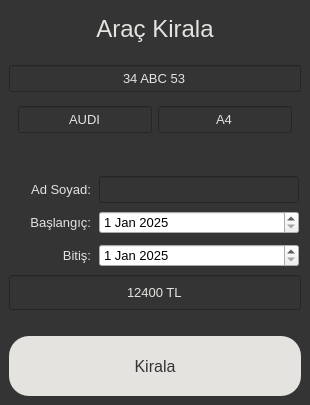
<?xml version="1.0" encoding="UTF-8"?>
<ui version="4.0">
 <class>MainWindow</class>
 <widget class="QMainWindow" name="MainWindow">
  <property name="geometry">
   <rect>
    <x>0</x>
    <y>0</y>
    <width>310</width>
    <height>405</height>
   </rect>
  </property>
  <property name="minimumSize">
   <size>
    <width>310</width>
    <height>405</height>
   </size>
  </property>
  <property name="maximumSize">
   <size>
    <width>310</width>
    <height>405</height>
   </size>
  </property>
  <property name="windowTitle">
   <string>Rent Page</string>
  </property>
  <property name="styleSheet">
   <string notr="true">* {
    selection-background-color: #343434;   /* Seçim arkası */
    selection-color: #e4e3e0;              /* Seçili metnin rengi */
}

#centralwidget{
background-color: #343434
}
QPushButton{
color: #343434;
background-color: #e4e3e0;
border-radius: 20px;   /* Yuvarlamayı artır */
}
QLabel{
color:#e4e3e0;
}
QLineEdit{
color: #e4e3e0;
background-color: #343434;
selection-background-color: #343434;   /* Seçim arkası */
selection-color: #e4e3e0;              /* Seçili metnin rengi */
}
QSpinBox{
	background-color: #343434;
	color: #e4e3e0;
	selection-background-color: #e4e3e0;
    selection-color: #343434;
}

#lineEdit_adKirala{
	selection-background-color: #e4e3e0;
    selection-color: #343434;
}

QMessageBox QLabel{
color: #000000
}
QMessageBox QPushButton {
    border: 1px solid #000000;
    border-radius: 4px;
    padding: 4px 12px;
}</string>
  </property>
  <widget class="QWidget" name="centralwidget">
   <layout class="QVBoxLayout" name="verticalLayout">
    <item>
     <widget class="QLabel" name="label_11">
      <property name="sizePolicy">
       <sizepolicy hsizetype="Preferred" vsizetype="Fixed">
        <horstretch>0</horstretch>
        <verstretch>0</verstretch>
       </sizepolicy>
      </property>
      <property name="minimumSize">
       <size>
        <width>100</width>
        <height>40</height>
       </size>
      </property>
      <property name="font">
       <font>
        <pointsize>18</pointsize>
       </font>
      </property>
      <property name="text">
       <string>Araç Kirala</string>
      </property>
      <property name="alignment">
       <set>Qt::AlignCenter</set>
      </property>
     </widget>
    </item>
    <item>
     <spacer name="verticalSpacer_3">
      <property name="orientation">
       <enum>Qt::Vertical</enum>
      </property>
      <property name="sizeType">
       <enum>QSizePolicy::Minimum</enum>
      </property>
      <property name="sizeHint" stdset="0">
       <size>
        <width>20</width>
        <height>10</height>
       </size>
      </property>
     </spacer>
    </item>
    <item>
     <widget class="QLineEdit" name="lineEdit_plakaKirala">
      <property name="enabled">
       <bool>true</bool>
      </property>
      <property name="sizePolicy">
       <sizepolicy hsizetype="Preferred" vsizetype="Fixed">
        <horstretch>0</horstretch>
        <verstretch>0</verstretch>
       </sizepolicy>
      </property>
      <property name="minimumSize">
       <size>
        <width>100</width>
        <height>27</height>
       </size>
      </property>
      <property name="maximumSize">
       <size>
        <width>400</width>
        <height>16777215</height>
       </size>
      </property>
      <property name="font">
       <font>
        <pointsize>10</pointsize>
       </font>
      </property>
      <property name="layoutDirection">
       <enum>Qt::LeftToRight</enum>
      </property>
      <property name="text">
       <string>34 ABC 53</string>
      </property>
      <property name="alignment">
       <set>Qt::AlignCenter</set>
      </property>
      <property name="readOnly">
       <bool>true</bool>
      </property>
     </widget>
    </item>
    <item>
     <widget class="QWidget" name="widget" native="true">
      <property name="sizePolicy">
       <sizepolicy hsizetype="Preferred" vsizetype="Minimum">
        <horstretch>0</horstretch>
        <verstretch>0</verstretch>
       </sizepolicy>
      </property>
      <property name="minimumSize">
       <size>
        <width>0</width>
        <height>30</height>
       </size>
      </property>
      <layout class="QHBoxLayout" name="horizontalLayout">
       <property name="topMargin">
        <number>2</number>
       </property>
       <property name="bottomMargin">
        <number>30</number>
       </property>
       <item>
        <widget class="QLineEdit" name="lineEdit_markaKirala">
         <property name="enabled">
          <bool>true</bool>
         </property>
         <property name="sizePolicy">
          <sizepolicy hsizetype="Fixed" vsizetype="Fixed">
           <horstretch>0</horstretch>
           <verstretch>0</verstretch>
          </sizepolicy>
         </property>
         <property name="minimumSize">
          <size>
           <width>100</width>
           <height>27</height>
          </size>
         </property>
         <property name="maximumSize">
          <size>
           <width>200</width>
           <height>16777215</height>
          </size>
         </property>
         <property name="font">
          <font>
           <pointsize>10</pointsize>
          </font>
         </property>
         <property name="text">
          <string>AUDI</string>
         </property>
         <property name="alignment">
          <set>Qt::AlignCenter</set>
         </property>
         <property name="readOnly">
          <bool>true</bool>
         </property>
        </widget>
       </item>
       <item>
        <widget class="QLineEdit" name="lineEdit_modelKirala">
         <property name="enabled">
          <bool>true</bool>
         </property>
         <property name="sizePolicy">
          <sizepolicy hsizetype="Fixed" vsizetype="Fixed">
           <horstretch>0</horstretch>
           <verstretch>0</verstretch>
          </sizepolicy>
         </property>
         <property name="minimumSize">
          <size>
           <width>100</width>
           <height>27</height>
          </size>
         </property>
         <property name="maximumSize">
          <size>
           <width>200</width>
           <height>16777215</height>
          </size>
         </property>
         <property name="font">
          <font>
           <pointsize>10</pointsize>
          </font>
         </property>
         <property name="text">
          <string>A4</string>
         </property>
         <property name="alignment">
          <set>Qt::AlignCenter</set>
         </property>
         <property name="readOnly">
          <bool>true</bool>
         </property>
        </widget>
       </item>
      </layout>
     </widget>
    </item>
    <item>
     <layout class="QGridLayout" name="gridLayout">
      <item row="1" column="0">
       <widget class="QLabel" name="label_19">
        <property name="sizePolicy">
         <sizepolicy hsizetype="Maximum" vsizetype="Fixed">
          <horstretch>0</horstretch>
          <verstretch>0</verstretch>
         </sizepolicy>
        </property>
        <property name="minimumSize">
         <size>
          <width>80</width>
          <height>27</height>
         </size>
        </property>
        <property name="maximumSize">
         <size>
          <width>80</width>
          <height>16777215</height>
         </size>
        </property>
        <property name="font">
         <font>
          <pointsize>10</pointsize>
         </font>
        </property>
        <property name="text">
         <string>Başlangıç:</string>
        </property>
        <property name="alignment">
         <set>Qt::AlignRight|Qt::AlignTrailing|Qt::AlignVCenter</set>
        </property>
       </widget>
      </item>
      <item row="0" column="0">
       <widget class="QLabel" name="label_6">
        <property name="sizePolicy">
         <sizepolicy hsizetype="Maximum" vsizetype="Fixed">
          <horstretch>0</horstretch>
          <verstretch>0</verstretch>
         </sizepolicy>
        </property>
        <property name="minimumSize">
         <size>
          <width>80</width>
          <height>27</height>
         </size>
        </property>
        <property name="maximumSize">
         <size>
          <width>80</width>
          <height>16777215</height>
         </size>
        </property>
        <property name="font">
         <font>
          <pointsize>10</pointsize>
         </font>
        </property>
        <property name="text">
         <string>Ad Soyad:</string>
        </property>
        <property name="alignment">
         <set>Qt::AlignRight|Qt::AlignTrailing|Qt::AlignVCenter</set>
        </property>
       </widget>
      </item>
      <item row="1" column="1">
       <widget class="QDateEdit" name="dateEdit_baslangicKirala">
        <property name="font">
         <font>
          <pointsize>10</pointsize>
         </font>
        </property>
        <property name="maximumDateTime">
         <datetime>
          <hour>23</hour>
          <minute>59</minute>
          <second>59</second>
          <year>3000</year>
          <month>12</month>
          <day>31</day>
         </datetime>
        </property>
        <property name="minimumDateTime">
         <datetime>
          <hour>0</hour>
          <minute>0</minute>
          <second>0</second>
          <year>2025</year>
          <month>1</month>
          <day>1</day>
         </datetime>
        </property>
       </widget>
      </item>
      <item row="2" column="1">
       <widget class="QDateEdit" name="dateEdit_bitisKirala">
        <property name="font">
         <font>
          <pointsize>10</pointsize>
         </font>
        </property>
        <property name="maximumDateTime">
         <datetime>
          <hour>23</hour>
          <minute>59</minute>
          <second>59</second>
          <year>3000</year>
          <month>12</month>
          <day>31</day>
         </datetime>
        </property>
        <property name="minimumDateTime">
         <datetime>
          <hour>0</hour>
          <minute>0</minute>
          <second>0</second>
          <year>2025</year>
          <month>1</month>
          <day>1</day>
         </datetime>
        </property>
       </widget>
      </item>
      <item row="2" column="0">
       <widget class="QLabel" name="label_20">
        <property name="sizePolicy">
         <sizepolicy hsizetype="Maximum" vsizetype="Fixed">
          <horstretch>0</horstretch>
          <verstretch>0</verstretch>
         </sizepolicy>
        </property>
        <property name="minimumSize">
         <size>
          <width>80</width>
          <height>27</height>
         </size>
        </property>
        <property name="maximumSize">
         <size>
          <width>80</width>
          <height>16777215</height>
         </size>
        </property>
        <property name="font">
         <font>
          <pointsize>10</pointsize>
         </font>
        </property>
        <property name="text">
         <string>Bitiş:</string>
        </property>
        <property name="alignment">
         <set>Qt::AlignRight|Qt::AlignTrailing|Qt::AlignVCenter</set>
        </property>
       </widget>
      </item>
      <item row="0" column="1">
       <widget class="QLineEdit" name="lineEdit_adKirala">
        <property name="sizePolicy">
         <sizepolicy hsizetype="Fixed" vsizetype="Fixed">
          <horstretch>0</horstretch>
          <verstretch>0</verstretch>
         </sizepolicy>
        </property>
        <property name="minimumSize">
         <size>
          <width>171</width>
          <height>27</height>
         </size>
        </property>
        <property name="maximumSize">
         <size>
          <width>200</width>
          <height>16777215</height>
         </size>
        </property>
        <property name="font">
         <font>
          <pointsize>10</pointsize>
         </font>
        </property>
        <property name="focusPolicy">
         <enum>Qt::StrongFocus</enum>
        </property>
        <property name="text">
         <string/>
        </property>
       </widget>
      </item>
     </layout>
    </item>
    <item>
     <widget class="QLineEdit" name="lineEdit_toplamUcretKirala">
      <property name="enabled">
       <bool>true</bool>
      </property>
      <property name="sizePolicy">
       <sizepolicy hsizetype="Preferred" vsizetype="Fixed">
        <horstretch>0</horstretch>
        <verstretch>0</verstretch>
       </sizepolicy>
      </property>
      <property name="minimumSize">
       <size>
        <width>100</width>
        <height>35</height>
       </size>
      </property>
      <property name="maximumSize">
       <size>
        <width>500</width>
        <height>16777215</height>
       </size>
      </property>
      <property name="font">
       <font>
        <pointsize>10</pointsize>
       </font>
      </property>
      <property name="layoutDirection">
       <enum>Qt::LeftToRight</enum>
      </property>
      <property name="text">
       <string>12400 TL</string>
      </property>
      <property name="alignment">
       <set>Qt::AlignCenter</set>
      </property>
      <property name="readOnly">
       <bool>true</bool>
      </property>
     </widget>
    </item>
    <item>
     <spacer name="verticalSpacer_2">
      <property name="orientation">
       <enum>Qt::Vertical</enum>
      </property>
      <property name="sizeType">
       <enum>QSizePolicy::Minimum</enum>
      </property>
      <property name="sizeHint" stdset="0">
       <size>
        <width>20</width>
        <height>20</height>
       </size>
      </property>
     </spacer>
    </item>
    <item>
     <widget class="QPushButton" name="pushButton_kirala">
      <property name="sizePolicy">
       <sizepolicy hsizetype="Preferred" vsizetype="Fixed">
        <horstretch>0</horstretch>
        <verstretch>0</verstretch>
       </sizepolicy>
      </property>
      <property name="minimumSize">
       <size>
        <width>0</width>
        <height>60</height>
       </size>
      </property>
      <property name="font">
       <font>
        <pointsize>12</pointsize>
       </font>
      </property>
      <property name="layoutDirection">
       <enum>Qt::LeftToRight</enum>
      </property>
      <property name="text">
       <string>Kirala</string>
      </property>
     </widget>
    </item>
   </layout>
  </widget>
 </widget>
 <resources/>
 <connections/>
</ui>
